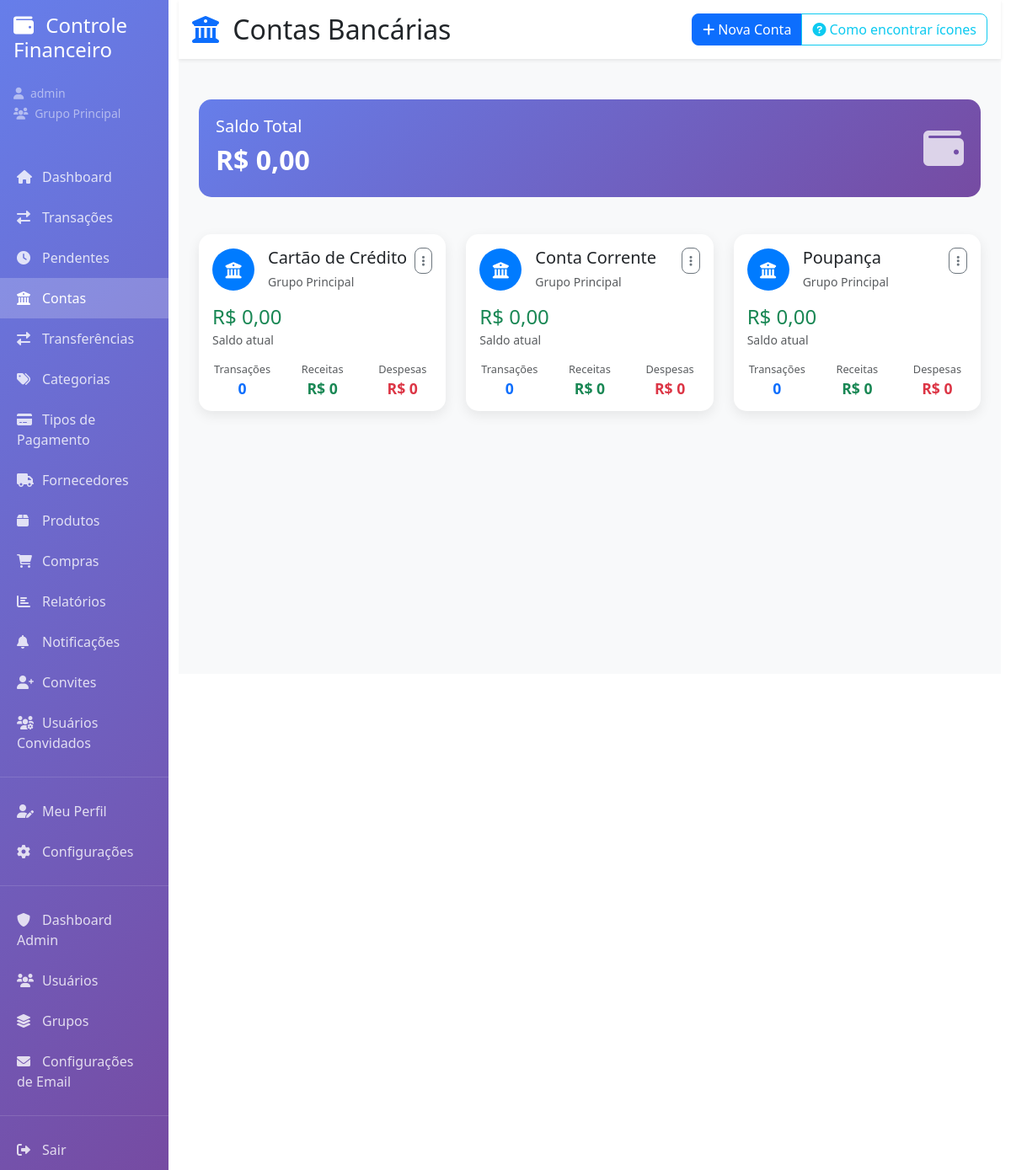
Page /contas.php (signed in) on the committed database.
### tables this page shows
CREATE TABLE IF NOT EXISTS contas (
    id INT AUTO_INCREMENT PRIMARY KEY,
    nome VARCHAR(100) NOT NULL,
    grupo_id INT NOT NULL,
    saldo DECIMAL(15,2) DEFAULT 0,
    icone VARCHAR(50) DEFAULT 'fas fa-university',
    created_at TIMESTAMP DEFAULT CURRENT_TIMESTAMP,
    updated_at TIMESTAMP DEFAULT CURRENT_TIMESTAMP ON UPDATE CURRENT_TIMESTAMP,
    FOREIGN KEY (grupo_id) REFERENCES grupos(id) ON DELETE CASCADE
);

CREATE TABLE IF NOT EXISTS grupos (
    id INT AUTO_INCREMENT PRIMARY KEY,
    nome VARCHAR(100) NOT NULL,
    descricao TEXT,
    created_at TIMESTAMP DEFAULT CURRENT_TIMESTAMP,
    updated_at TIMESTAMP DEFAULT CURRENT_TIMESTAMP ON UPDATE CURRENT_TIMESTAMP
);

### classes/Auth.php (called while the page is built, shortened)
<?php
require_once 'config/database.php';
require_once 'classes/Usuario.php';
class Auth {
    private $conn;
    private $usuario;
    public function __construct($db = null) {
        if ($db === null) {
            $database = new Database();
            $this->conn = $database->getConnection();
        } else {
            $this->conn = $db;
        }
        $this->usuario = new Usuario($this->conn);
    }
    public function isLoggedIn() {
        $this->usuario->id = $_SESSION['user_id'];
        $user_data = $this->usuario->readById();
        return true;
    }
    public function getCurrentUser() {
        if(!$this->isLoggedIn()) {
            return null;
        }
        $this->usuario->id = $_SESSION['user_id'];
        $user_data = $this->usuario->readById();
        return [
            'id' => $user_data['id'],
            'username' => $user_data['username'],
            'grupo_id' => $user_data['grupo_id'],
            'role' => $user_data['role'],
            'grupo_nome' => $user_data['grupo_nome'] ?? 'Grupo Principal',
            'is_approved' => $user_data['is_approved'],
            'is_active' => $user_data['is_active'],
            'bloqueado_ate' => $user_data['bloqueado_ate']
        ];
    }
    public function requireLogin($redirect_to = 'login.php') {
        if(!$this->isLoggedIn()) {
            header('Location: ' . $redirect_to);
            exit;
        }
    }
}
?>

### classes/Usuario.php (called while the page is built, shortened)
<?php
require_once 'config/database.php';
class Usuario {
    private $conn;
    private $table_name = "usuarios";
    public $id;
    public function __construct($db = null) {
        if ($db === null) {
            $database = new Database();
            $this->conn = $database->getConnection();
        } else {
            $this->conn = $db;
        }
    }
    public function readById() {
        $query = "SELECT u.*, g.nome as grupo_nome FROM " . $this->table_name . " u
                  LEFT JOIN grupos g ON u.grupo_id = g.id
                  WHERE u.id = :id";
        $stmt = $this->conn->prepare($query);
        $stmt->bindParam(":id", $this->id);
        $stmt->execute();
        return $stmt->fetch(PDO::FETCH_ASSOC);
    }
}
?>

### classes/Conta.php (called while the page is built, shortened)
<?php
require_once 'config/database.php';
class Conta {
    private $conn;
    private $table_name = "contas";
    public function __construct($db = null) {
        if ($db === null) {
            $database = new Database();
            $this->conn = $database->getConnection();
        } else {
            $this->conn = $db;
        }
    }
    public function read($filtro_grupo = null) {
        $query = "SELECT c.*, g.nome as grupo_nome FROM " . $this->table_name . " c
                  LEFT JOIN grupos g ON c.grupo_id = g.id";
        if($filtro_grupo) {
            $query .= " WHERE c.grupo_id = :grupo_id";
        }
        $query .= " ORDER BY c.nome ASC";
        $stmt = $this->conn->prepare($query);
        if($filtro_grupo) {
            $stmt->bindParam(":grupo_id", $filtro_grupo);
        }
        $stmt->execute();
        return $stmt;
    }
}
?>

### config/database.php (called while the page is built, shortened)
<?php
class Database {
    private $primary = [
        'host' => 'localhost',
        'db'   => 'controle-financeiro-cpanel',
        'user' => 'root',
        'pass' => ''
    ];
    private $secondary = [
        'host' => 'localhost',
        'db'   => 'smartvirtuacom_controle-financeiro',
        'user' => 'smartvirtuacom_isaac',
        'pass' => '@#*Ilcn31Thmpv77d6f'
    ];
    public function getConnection() {
        $this->conn = null;
        try {
            $this->conn = new PDO(
                "mysql:host=" . $this->primary['host'] . ";dbname=" . $this->primary['db'],
                $this->primary['user'],
                $this->primary['pass']
            );
            $this->conn->setAttribute(PDO::ATTR_ERRMODE, PDO::ERRMODE_EXCEPTION);
            $this->conn->exec("set names utf8");
        } catch(PDOException $e1) {
            try {
                $this->conn = new PDO(
                    "mysql:host=" . $this->secondary['host'] . ";dbname=" . $this->secondary['db'],
                    $this->secondary['user'],
                    $this->secondary['pass']
                );
                $this->conn->setAttribute(PDO::ATTR_ERRMODE, PDO::ERRMODE_EXCEPTION);
                $this->conn->exec("set names utf8");
                echo "Conectado ao banco alternativo (smartvirtuacom).";
            } catch(PDOException $e2) {
                echo "Erro ao conectar em ambos os bancos: " . $e2->getMessage();
            }
        }
        return $this->conn;
    }
}
?>

### contas.php (the view, shortened to what this page needs)
<?php
require_once 'config/database.php';
require_once 'classes/Auth.php';
require_once 'classes/Conta.php';
$database = new Database();
$db = $database->getConnection();
$auth = new Auth($db);
$auth->requireLogin();
$current_user = $auth->getCurrentUser();
$grupo_id = $current_user['grupo_id'];
$conta = new Conta($db);
$conta->grupo_id = $grupo_id;
$stmt_contas = $conta->read($grupo_id);
$contas = $stmt_contas->fetchAll(PDO::FETCH_ASSOC);
$saldo_total = 0;
foreach($contas as $c) {
    $saldo_total += $c['saldo'];
}
?>
<!DOCTYPE html>
<html lang="pt-BR">
<head>
    <link href="https://cdn.jsdelivr.net/npm/bootstrap@5.3.0/dist/css/bootstrap.min.css" rel="stylesheet">
    <link href="https://cdnjs.cloudflare.com/ajax/libs/font-awesome/6.0.0/css/all.min.css" rel="stylesheet">
    <link href="css/style.css" rel="stylesheet">
</head>
<body>
    <div class="container-fluid">
        <div class="row">
            <?php include 'includes/sidebar.php'; ?>
            <div class="col-md-9 col-lg-10">
                <div class="main-content">
                    <div class="bg-white shadow-sm p-3 mb-4">
                        <div class="d-flex justify-content-between align-items-center">
                            <h2 class="mb-0">
                                <i class="fas fa-university me-2 text-primary"></i>
                                Contas Bancárias
                            </h2>
                            <div class="btn-group">
                                <button type="button" class="btn btn-primary" data-bs-toggle="modal" data-bs-target="#modalConta">
                                    <i class="fas fa-plus me-1"></i>Nova Conta
                                </button>
                                <button type="button" class="btn btn-outline-info" data-bs-toggle="modal" data-bs-target="#modalAjudaIcones">
                                    <i class="fas fa-question-circle me-1"></i>Como encontrar ícones
                                </button>
                            </div>
                        </div>
                    </div>
                    <div class="container-fluid p-4">
                        <div class="row mb-4">
                            <div class="col-12">
                                <div class="account-card">
                                    <div class="d-flex justify-content-between align-items-center">
                                        <div>
                                            <h5 class="mb-1">Saldo Total</h5>
                                            <div class="balance">R$ <?= number_format($saldo_total, 2, ',', '.') ?></div>
                                        </div>
                                        <div>
                                            <i class="fas fa-wallet fa-3x opacity-75"></i>
                                        </div>
                                    </div>
                                </div>
                            </div>
                        </div>
                        <div class="row">
                            <?php if(empty($contas)): ?>
                                <div class="col-12">
                                    <div class="card card-modern">
                                        <div class="card-body text-center py-5">
                                            <i class="fas fa-university fa-3x text-muted mb-3"></i>
                                            <h5 class="text-muted">Nenhuma conta encontrada</h5>
                                            <p class="text-muted">Comece criando sua primeira conta bancária.</p>
                                            <button type="button" class="btn btn-primary" data-bs-toggle="modal" data-bs-target="#modalConta">
                                                <i class="fas fa-plus me-1"></i>Criar Primeira Conta
                                            </button>
                                        </div>
                                    </div>
                                </div>
                            <?php else: ?>
                                <?php foreach($contas as $conta_item): ?>
                                    <?php
                                    $query_stats = "SELECT
                                        COUNT(*) as total_transacoes,
                                        SUM(CASE WHEN tipo = 'receita' THEN valor ELSE 0 END) as total_receitas,
                                        SUM(CASE WHEN tipo = 'despesa' THEN valor ELSE 0 END) as total_despesas,
                                        SUM(CASE WHEN tipo = 'receita' AND MONTH(data_transacao) = MONTH(CURDATE()) AND YEAR(data_transacao) = YEAR(CURDATE()) THEN valor ELSE 0 END) as receitas_mes,
                                        SUM(CASE WHEN tipo = 'despesa' AND MONTH(data_transacao) = MONTH(CURDATE()) AND YEAR(data_transacao) = YEAR(CURDATE()) THEN valor ELSE 0 END) as despesas_mes
                                        FROM transacoes t
                                        WHERE conta_id = :conta_id
                                        AND usuario_id IN (SELECT id FROM usuarios WHERE grupo_id = :grupo_id)";
                                    $stmt_stats = $database->getConnection()->prepare($query_stats);
                                    $stmt_stats->bindParam(':conta_id', $conta_item['id']);
                                    $stmt_stats->bindParam(':grupo_id', $grupo_id);
                                    $stmt_stats->execute();
                                    $stats = $stmt_stats->fetch(PDO::FETCH_ASSOC);
                                    ?>
                                    <div class="col-md-6 col-lg-4 mb-3">
                                        <div class="card card-modern h-100">
                                            <div class="card-body">
                                                <div class="d-flex justify-content-between align-items-start mb-3">
                                                    <div class="d-flex align-items-center">
                                                        <div class="account-icon me-3" style="background-color: #007bff;">
                                                            <i class="<?= $conta_item['icone'] ?? 'fas fa-university' ?>"></i>
                                                        </div>
                                                        <div>
                                                            <h5 class="card-title mb-1"><?= htmlspecialchars($conta_item['nome']) ?></h5>
                                                            <small class="text-muted"><?= htmlspecialchars($conta_item['grupo_nome']) ?></small>
                                                        </div>
                                                    </div>
                                                    <div class="dropdown">
                                                        <button class="btn btn-outline-secondary btn-sm" type="button" data-bs-toggle="dropdown">
                                                            <i class="fas fa-ellipsis-v"></i>
                                                        </button>
                                                    </div>
                                                </div>
                                                <div class="account-balance mb-3">
                                                    <h4 class="mb-0 <?= $conta_item['saldo'] >= 0 ? 'text-success' : 'text-danger' ?>">
                                                        R$ <?= number_format($conta_item['saldo'], 2, ',', '.') ?>
                                                    </h4>
                                                    <small class="text-muted">Saldo atual</small>
                                                </div>
                                                <div class="account-stats">
                                                    <div class="row text-center">
                                                        <div class="col-4">
                                                            <div class="stat-item">
                                                                <h6 class="text-muted mb-1">Transações</h6>
                                                                <h5 class="mb-0 text-primary"><?= $stats['total_transacoes'] ?></h5>
                                                            </div>
                                                        </div>
                                                        <div class="col-4">
                                                            <div class="stat-item">
                                                                <h6 class="text-muted mb-1">Receitas</h6>
                                                                <h5 class="mb-0 text-success">
                                                                    R$ <?= number_format($stats['total_receitas'] ?? 0, 0, ',', '.') ?>
                                                                </h5>
                                                            </div>
                                                        </div>
                                                        <div class="col-4">
                                                            <div class="stat-item">
                                                                <h6 class="text-muted mb-1">Despesas</h6>
                                                                <h5 class="mb-0 text-danger">
                                                                    R$ <?= number_format($stats['total_despesas'] ?? 0, 0, ',', '.') ?>
                                                                </h5>
                                                            </div>
                                                        </div>
                                                    </div>
                                                </div>
                                            </div>
                                        </div>
                                    </div>
                                <?php endforeach; ?>
                            <?php endif; ?>
                        </div>
                    </div>
                </div>
            </div>
        </div>
    </div>
</body>
</html>

### rows in the picture
contas: nome "Cartão de Crédito", grupo.nome "Grupo Principal", saldo "0,00", total_transacoes "0", total_receitas "0", total_despesas "0"
contas: nome "Conta Corrente", grupo.nome "Grupo Principal", saldo "0,00", total_transacoes "0", total_receitas "0", total_despesas "0"
contas: nome "Poupança", grupo.nome "Grupo Principal", saldo "0,00", total_transacoes "0", total_receitas "0", total_despesas "0"

### other values in the picture
$userName "admin"
$grupoNome "Grupo Principal"
$saldo_total "0,00"
